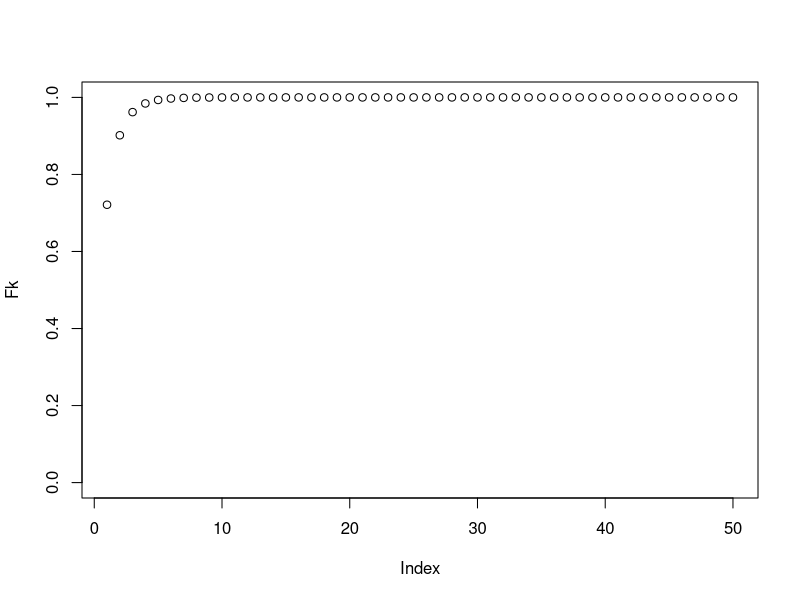
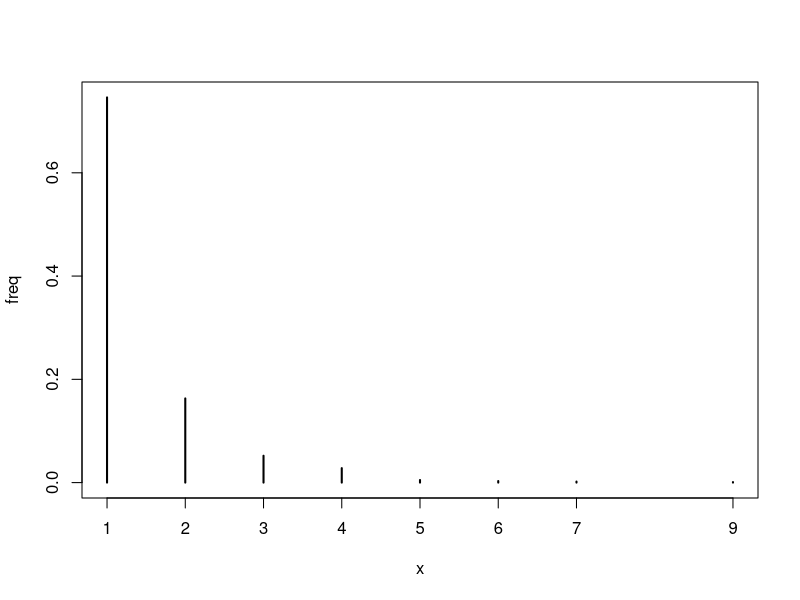
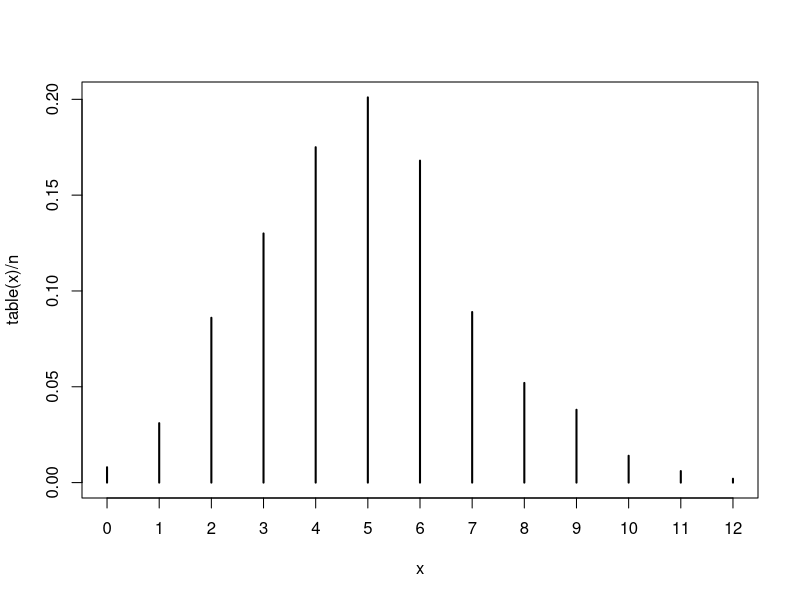
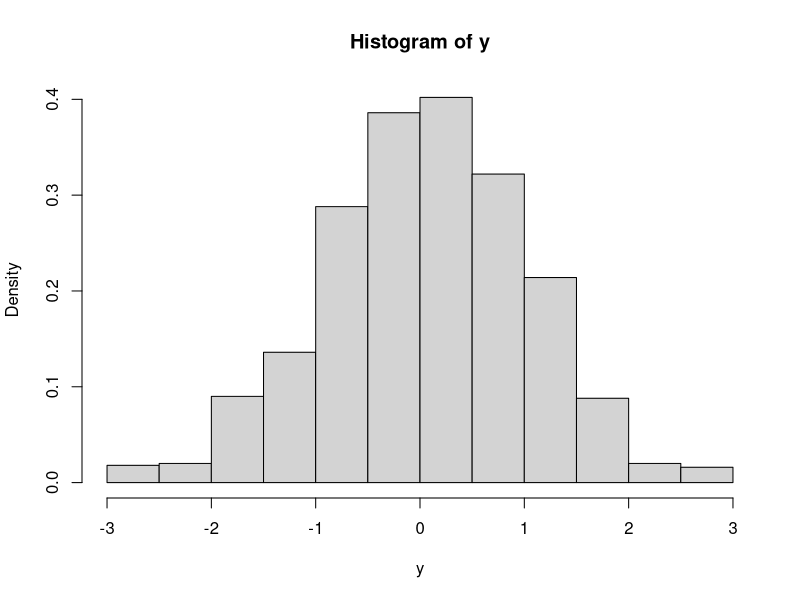
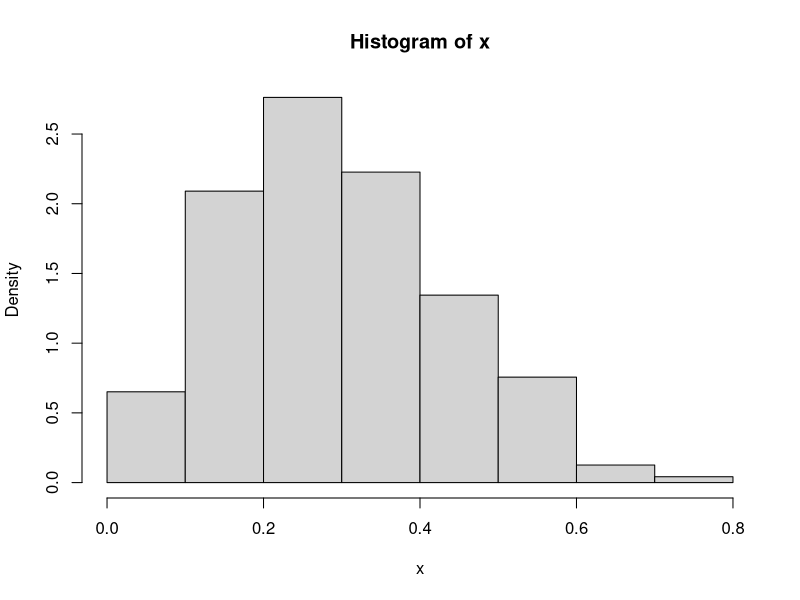

Recreate these plots in R, in order.
## ---- chunk 1
theta <- 0.5
u <- runif(1)
k <- 1:50
a <- -1 / log(1 - theta)
fk <- exp(log(a) + k * log(theta) - log(k))
Fk <- cumsum(fk)

Fk
plot(Fk, ylim = 0:1)
## ---- chunk 2
# Função para gerar NPAs logarítmica(theta)

rlogc <- function(n, theta) {
	u <- runif(n)
	N <- ceiling(-16 / log10(theta))
	k <- 1:N
	a <- -1 / log(1 - theta)
	fk <- exp(log(a) + k * log(theta) - log(k))
	Fk <- cumsum(fk)
	x <- integer(n)
	for (i in 1:n) {
		x[i] <- as.integer(sum(u[i] > Fk))
		while (x[i] == N) {
			logf <- log(a) + (N + 1) * log(theta) - log(N + 1)
			fk <- c(fk, exp(logf))
			Fk <- c(Fk, Fk[N] + fk[N + 1])
			N <- N + 1
			x[i] <- as.integer(sum(u[i] > Fk))
		}
	}
	return(x + 1)
}

n <- 1000
theta <- 0.5
x <- rlogc(n, theta)
k <- sort(unique(x))

fmp <- -1 / log(1 - theta) * theta ^ k / k
freq <- table(x) / n
round(rbind(freq, fmp), 3)

plot(freq)
## ---- chunk 3
rpoisson <- function(n, lambda) {
	N <- integer(n)
	for (i in 1:n) {
		Tn <- -log(runif(100)) / lambda
		Sn <- cumsum(Tn)
		N[i] <- min(which(Sn > 1)) - 1
	}
	return(N)
}

n <- 1000
lambda <- 5
x <- rpoisson(n, lambda)
plot(table(x) / n)
## ---- chunk 4
a <- -3
b <- 3
n <- 1000
k <- 0  # contador par aas observações aceitas
j <- 0  # iterações
y <- numeric(n)

while (k < n) {
	x <- rnorm(1)  # valores da N(0, 1)
	j <- j + 1
	if (x >= a & x <= b) {
		# aceita x
		k <- k + 1
		y[k] <- x
	}
}

hist(y, prob = TRUE)
## ---- chunk 5
optimize(f = function(x){dbeta(x, 2.7, 6.3)}, interval = c(0, 1), maximum = TRUE)$objective

Nsim <- 2500
a <- 2.7
b <- 6.3
M <- 2.7

u <- runif(Nsim, max = M)
y <- runif(Nsim)

x <- y[u < dbeta(y, a, b)]

hist(x, probability = TRUE)
